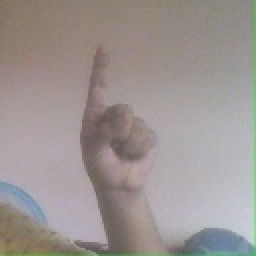
#> input picture data1/1/1039.jpg, 128 x 128 px (shown 2 times larger); its folder holds 3 pictures in this run
$ python imagePreprocessing.py
#> lines starting #> are read from the running program, lines starting #| are printed output that depends on the picture; after the words box and inside, x2 and y2 are one past the last pixel; in counts of white or black regions, pixels touching at a corner belong together
#imports
import numpy as np
import cv2
import os
from sklearn.cluster import KMeans
from scipy.spatial import distance
from sklearn.cluster import MiniBatchKMeans
from sklearn.svm import SVC
import sklearn.metrics as skmetrics
import random
import pickle
import imagePreprocessingUtils as ipu

#import glob

train_labels = []
test_labels = []


def preprocess_all_images():
    images_labels = []
    train_disc_by_class = {}
    test_disc_by_class = {}
    all_train_dis = []
    train_img_disc = []
    test_img_disc = []
    label_value = 0
    for (dirpath,dirnames,filenames) in os.walk(ipu.PATH):
        dirnames.sort()
        for label in dirnames:
            #print(label)
            if not (label == '.DS_Store'):
                for (subdirpath,subdirnames,images) in os.walk(ipu.PATH+'/'+label+'/'):
                    #print(len(images))
                    count = 0
                    train_features = []
                    test_features = []
                    for image in images:
                        #print(label)
                        imagePath = ipu.PATH+'/'+label+'/'+image
                        #print(imagePath)
                        img = cv2.imread(imagePath)
#> img is the input picture: shape (128, 128, 3); mean B, G, R 146.2, 148.8, 156
                        if img is not None:
                            img = get_canny_edge(img)[0]
                            sift_disc = get_SIFT_descriptors(img)
                            print(sift_disc.shape)
                            if(count < (ipu.TOTAL_IMAGES * ipu.TRAIN_FACTOR * 0.01)):
                                print('Train:--------- Label is {} and Count is {}'.format(label, count)  )
                                #train_features.append(sift_disc)
                                train_img_disc.append(sift_disc)
                                all_train_dis.extend(sift_disc)
                                train_labels.append(label_value)
                            elif((count>=(ipu.TOTAL_IMAGES * ipu.TRAIN_FACTOR  * 0.01)) and count <ipu.TOTAL_IMAGES):
                                print('Test:--------- Label is {} and Count is {}'.format(label, count)  )
                                #test_features.append(sift_disc)
                                test_img_disc.append(sift_disc)
                                test_labels.append(label_value)
                            count += 1
                        #images_labels.append((label,sift_disc))
                #train_disc_by_class[label] = train_features
                #test_disc_by_class[label] = test_features
                label_value +=1

    print('length of train features are %i' % len(train_img_disc))
    print('length of test features are %i' % len(test_img_disc))
    print('length of all train discriptors is {}'.format(len(all_train_dis)))
    #print('length of all train discriptors by class  is {}'.format(len(train_disc_by_class)))
    #print('length of all test disc is {}'.format(len(test_disc_by_class)))
    return all_train_dis, train_img_disc, train_disc_by_class, test_disc_by_class, test_img_disc


def get_canny_edge(image):

    grayImage = cv2.cvtColor(image, cv2.COLOR_BGR2GRAY)
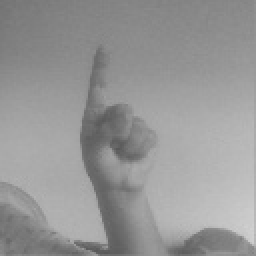
#> grayImage: shape (128, 128) (shown 2 times larger); min 88, max 208, mean 150.6
    # Convert from RGB to HSV
    HSVImaage = cv2.cvtColor(image, cv2.COLOR_BGR2HSV)
#> HSVImaage: shape (128, 128, 3); mean H, S, V 63.1, 26.7, 158.9

    # Finding pixels with itensity of skin
    lowerBoundary = np.array([0,40,30],dtype="uint8")
    upperBoundary = np.array([43,255,254],dtype="uint8")
    skinMask = cv2.inRange(HSVImaage, lowerBoundary, upperBoundary)
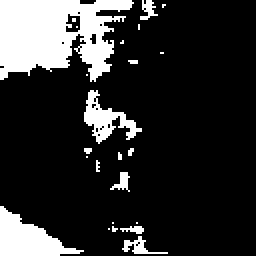
#> skinMask: shape (128, 128) (shown 2 times larger); 17.8% white; 24 white regions (17 under 20 px), largest, box (x1, y1, x2, y2) and area: (0, 0, 67, 41) 1826, (0, 103, 42, 128) 524, (42, 45, 71, 72) 298

    # blurring of gray scale using medianBlur
    skinMask = cv2.addWeighted(skinMask,0.5,skinMask,0.5,0.0)
    skinMask = cv2.medianBlur(skinMask, 5)
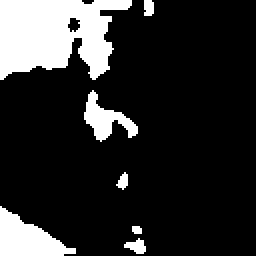
#> skinMask: shape (128, 128) (shown 2 times larger); 17.1% white; 7 white regions (1 under 20 px), largest, box (x1, y1, x2, y2) and area: (0, 0, 66, 40) 1850, (0, 103, 38, 128) 520, (42, 45, 69, 71) 293, (62, 119, 73, 127) 53, (72, 0, 77, 8) 37, (58, 86, 64, 95) 33
    skin = cv2.bitwise_and(grayImage, grayImage, mask = skinMask)
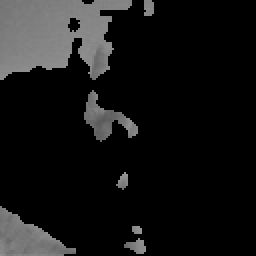
#> skin: shape (128, 128) (shown 2 times larger); min 0, max 152, mean 21.8
    #cv2.imshow("masked2",skin)

    #. canny edge detection
    canny = cv2.Canny(skin,60,60)
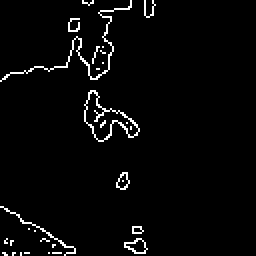
#> canny: shape (128, 128) (shown 2 times larger); 3% white in thin lines or dots, all inside (x1, y1, x2, y2) = (0, 0, 78, 128)
    #plt.imshow(img2, cmap = 'gray')
    return canny,skin

def get_SIFT_descriptors(canny):
    # Initialising SIFT
    sift = cv2.SIFT_create()  # Use SIFT instead of SURF
    canny = cv2.resize(canny, (256, 256))
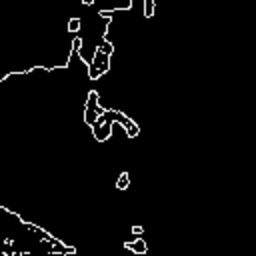
#> canny: shape (256, 256); min 0, max 255, mean 7.7
    # Computing SIFT descriptors
    kp, des = sift.detectAndCompute(canny, None)
#> kp = 307 keypoints; strongest (x, y, size): (53, 245, 2.5), (31, 70, 2.7), (5, 242, 2.4), (136, 134, 2.3)
#> in preprocess_all_images, `sift_disc = get_SIFT_descriptors(img)`:
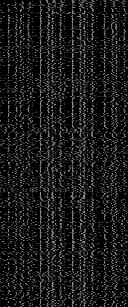
#> sift_disc: shape (307, 128) float32; min 0, max 159, mean 25.5
#| (307, 128)
#> in preprocess_all_images, `label_value +=1`: label_value = 1
    return des

### K-means is not used as data is large and requires a better computer with good specifications
# [7 lines left out: function kmeans, not called in this run]

def mini_kmeans(k, descriptor_list):
#> called with k = 24
    print('Mini batch K-Means started.')
    print ('%i descriptors before clustering' % descriptor_list.shape[0])
#| 1269 descriptors before clustering
    kmeans_model = MiniBatchKMeans(k)
    kmeans_model.fit(descriptor_list)
    print('Mini batch K means trained to get visual words.')
    filename = 'mini_kmeans_model.sav'
    pickle.dump(kmeans_model, open(filename, 'wb'))
    return kmeans_model


# [56 lines left out: functions get_histograms, dataSplit, predict_svm, calculate_metrics, not called in this run]


### STEP:1 SIFT discriptors for all train and test images with class seperation

all_train_dis,train_img_disc, train_disc_by_class, test_disc_by_class, test_img_disc  = preprocess_all_images()

##  deleting these variables as they are not used with mini batch k means
del train_disc_by_class, test_disc_by_class

### STEP:2 MINI K-MEANS

mini_kmeans_model = mini_kmeans(ipu.N_CLASSES * ipu.CLUSTER_FACTOR, np.array(all_train_dis))

del all_train_dis

### Collecting VISUAL WORDS for all images (train , test)

print('Collecting visual words for train .....')
train_images_visual_words = [mini_kmeans_model.predict(visual_words) for visual_words in train_img_disc]
print('Visual words for train data collected. length is %i' % len(train_images_visual_words))

print('Collecting visual words for test .....')
test_images_visual_words = [mini_kmeans_model.predict(visual_words) for visual_words in test_img_disc]
print('Visual words for test data collected. length is %i' % len(test_images_visual_words))


### STEP:3 HISTOGRAMS (findiing the occurence of each visual word of images in total words)
## Can be calculated using get_histograms function also manually

print('Calculating Histograms for train...')
bovw_train_histograms = np.array([np.bincount(visual_words, minlength=ipu.N_CLASSES * ipu.CLUSTER_FACTOR) for visual_words in train_images_visual_words])
print('Train histograms are collected. Length : %i ' % len(bovw_train_histograms))

print('Calculating Histograms for test...')
bovw_test_histograms = np.array([np.bincount(visual_words, minlength=ipu.N_CLASSES * ipu.CLUSTER_FACTOR) for visual_words in test_images_visual_words])
print('Test histograms are collected. Length : %i ' % len(bovw_test_histograms))

print('Each histogram length is : %i' % len(bovw_train_histograms[0]))
#----------------------
print('============================================')

# preperaing for training svm
X_train = bovw_train_histograms
X_test = bovw_test_histograms
Y_train = train_labels
Y_test = test_labels

#print(Y_train)
### shuffling

buffer  = list(zip(X_train, Y_train))
random.shuffle(buffer)
random.shuffle(buffer)
random.shuffle(buffer)
X_train, Y_train = zip(*buffer)
#print(Y_train)

buffer  = list(zip(X_test, Y_test))
random.shuffle(buffer)
random.shuffle(buffer)
#> (the run stopped early here; a loop or call above may not have finished)
